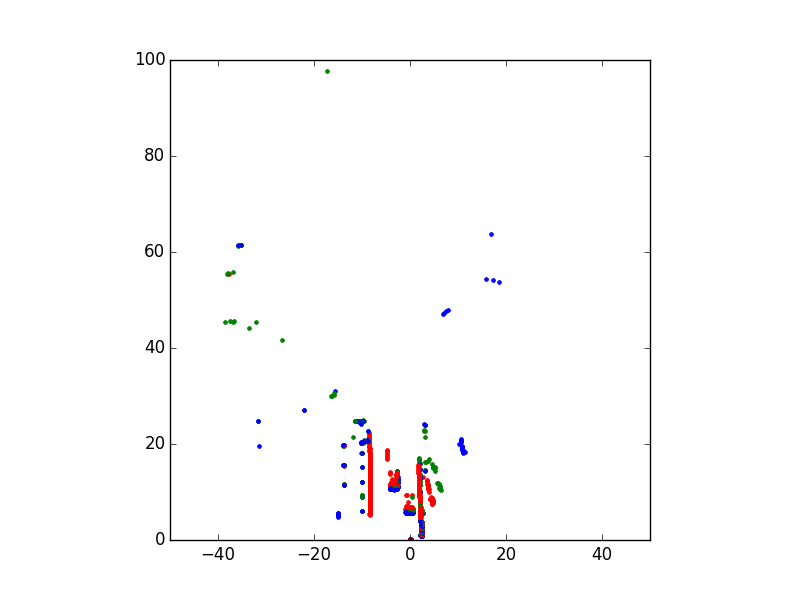
#> input picture scan_sample_0.png, 800 x 600 px, found by its file name
$ python contours.py   (Python 2 division)   (older library calls are emulated)
#> lines starting #> are read from the running program, lines starting #| are printed output that depends on the picture; after the words box and inside, x2 and y2 are one past the last pixel; in counts of white or black regions, pixels touching at a corner belong together
'''
Created on Jan 17, 2017

@author: aelsalla
'''

import cv2
import numpy as np

def show_img(name, img):
    cv2.imshow(name, img)
    cv2.waitKey(0)

#im = cv2.imread('..\\messi5.jpg')
im = cv2.imread('..\\scan_sample_0.png')
#> im is the input picture: shape (600, 800, 3); mean B, G, R 252, 251.8, 252.2
#show_img('orig', im)
imgray = cv2.cvtColor(im,cv2.COLOR_BGR2GRAY)
#show_img('gray', imgray)
ret,thresh = cv2.threshold(imgray,127,255,0)
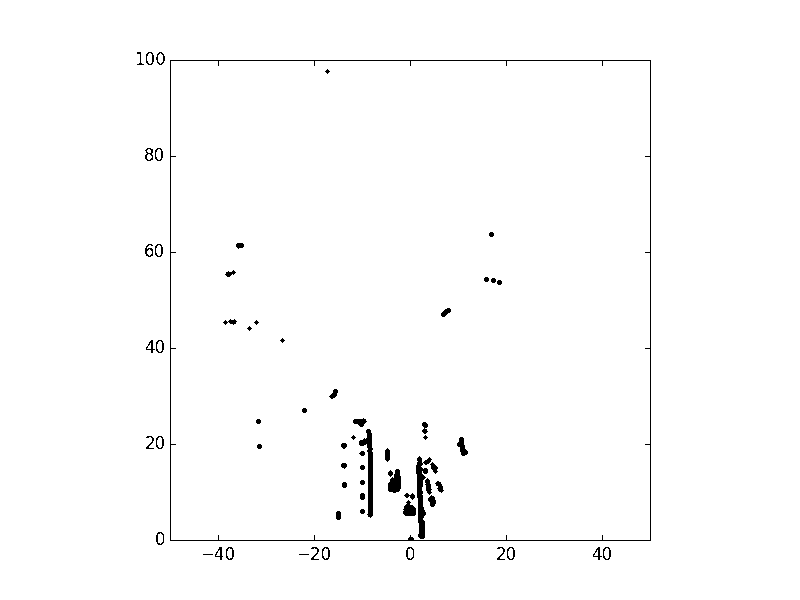
#> thresh: shape (600, 800); 98.8% white; 65 black regions (8 under 20 px)
#show_img('thresh', thresh)

image, contours, hierarchy = cv2.findContours(thresh,cv2.RETR_TREE,cv2.CHAIN_APPROX_SIMPLE)
#> contours = 84 contours, 10 with area under 20; largest, box (x1, y1, x2, y2) and area: (0, 0, 800, 600) 478601, (169, 59, 652, 542) 232322, (171, 61, 650, 540) 228311, (415, 455, 429, 540) 608, (358, 428, 374, 519) 584
img = cv2.drawContours(im, contours, -1, (0,255,0), 3)
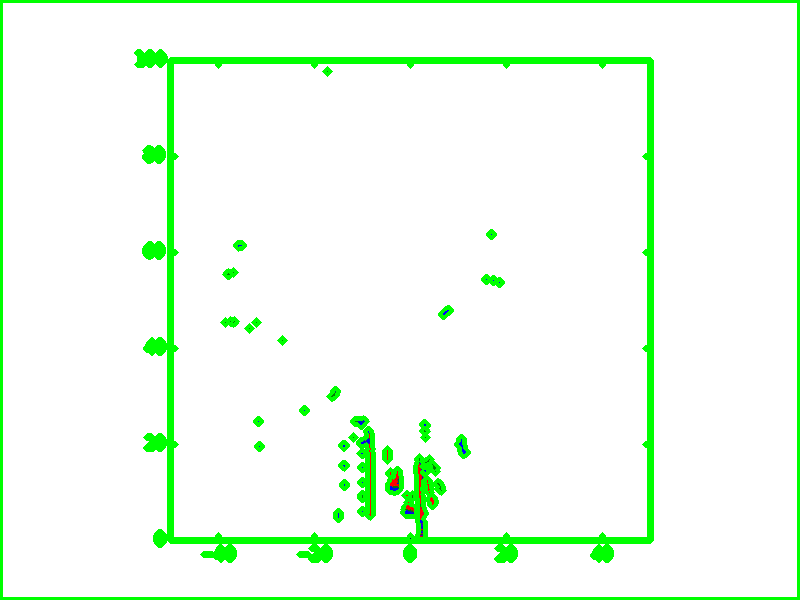
#> img: shape (600, 800, 3); mean B, G, R 237.7, 254.7, 237.8
show_img('contours+image', img)

'''
# Thinning = Dilation
kernel = np.ones((5,5),np.uint8)
dilation = cv2.dilate(img,kernel,iterations = 1)
show_img('dil_1', dilation) # Very thick white areas
'''
'''
# DBSCan clustering
from sklearn.cluster import DBSCAN

from sklearn.datasets.samples_generator import make_blobs
centers = [[1, 1], [-1, -1], [1, -1]]
X, labels_true = make_blobs(n_samples=750, centers=centers, cluster_std=0.4,
                            random_state=0)
from sklearn.preprocessing import StandardScaler
X = StandardScaler().fit_transform(X)


db = DBSCAN(eps=0.3, min_samples=10).fit(contours)
'''

# Moments: Image moments help you to calculate some features like center of mass of the object, area of the object etc. Check out the wikipedia page on Image Moments
'''
im = cv2.imread('..\\scan_sample_0.png')
imgray = cv2.cvtColor(im,cv2.COLOR_BGR2GRAY)
ret,thresh = cv2.threshold(imgray,127,255,0)
image, contours, hierarchy = cv2.findContours(thresh,cv2.RETR_TREE,cv2.CHAIN_APPROX_SIMPLE)
'''
cnt = contours[5]
#> cnt = contour of 28 points, box (x1, y1, x2, y2) (592, 546, 603, 561), area 68
M = cv2.moments(cnt)
#> M = moments, m00 68.5, centre m10/m00, m01/m00 = (597.2, 553.2)
print M
#> (printed output is left out)
area = cv2.contourArea(cnt)
#> area = 68.5
print area
#| 68.5

# Contour approx.: Douglas-Peuker
epsilon = 0.01*cv2.arcLength(cnt,True)
#> epsilon = 0.58
approx = cv2.approxPolyDP(cnt,epsilon,True)
#> approx = contour of 19 points, box (x1, y1, x2, y2) (592, 546, 603, 561), area 64
#pts = approx.reshape((-1,1,2))
pts = approx
#> pts has the same summary as approx
img = cv2.polylines(img,[pts],True,(0,255,255))
#> img: shape (600, 800, 3); 0.01% of pixels changed, all inside (x1, y1, x2, y2) = (592, 546, 603, 561)
show_img('approx_contour', img)

# Convex hull
hull = cv2.convexHull(cnt)
#> hull = contour of 11 points, box (x1, y1, x2, y2) (592, 546, 603, 561), area 91
pts = hull
#> pts has the same summary as hull
img = cv2.polylines(img,[pts],True,(0,255,255))
#> img: shape (600, 800, 3); mean B, G, R 237.7, 254.7, 237.8
show_img('hull', img)

# Bounding rectangle
# Straight:
x,y,w,h = cv2.boundingRect(cnt)
#> x = 592; y = 546; w = 11; h = 15
img = cv2.rectangle(img,(x,y),(x+w,y+h),(0,255,0),2)
#> img: shape (600, 800, 3); mean B, G, R 237.7, 254.7, 237.8
show_img('straight_BB', img)

# Min area
rect = cv2.minAreaRect(cnt)
#> rect = ((598.3, 552.9), (12.52, 9.6), -59.04)
box = cv2.boxPoints(rect)
#> box = [[599.2, 560.7], [590.9, 555.8], [597.4, 545], [605.6, 550]]
box = np.int0(box)
#> box = [[599, 560], [590, 555], [597, 545], [605, 549]]
im = cv2.drawContours(im,[box],0,(0,0,255),2)
#> im: shape (600, 800, 3); 0.04% of pixels changed, all inside (x1, y1, x2, y2) = (589, 544, 607, 563)
show_img('min_Area_BB', im)

# Min enclosing area circle
(x,y),radius = cv2.minEnclosingCircle(cnt)
#> x = 598.4; y = 553; radius = 7.03
center = (int(x),int(y))
#> center = (598, 553)
radius = int(radius)
#> radius = 7
im = cv2.circle(img,center,radius,(0,255,0),2)
#> im: shape (600, 800, 3); mean B, G, R 237.7, 254.7, 237.8
show_img('min_Circle_Area_BB', im)

$ run again, with scan_sample_11.png copied over scan_sample_0.png
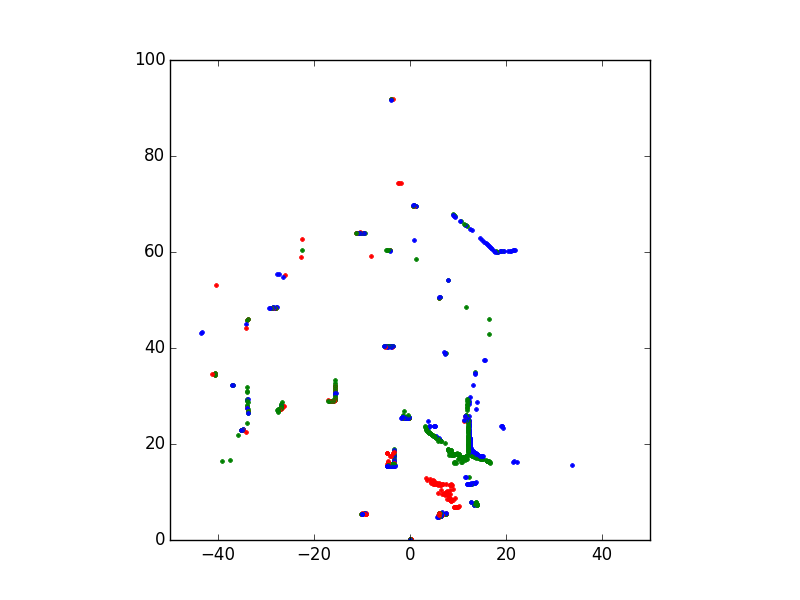
#> input picture scan_sample_11.png, 800 x 600 px, found by its file name
#> im is the input picture: shape (600, 800, 3); mean B, G, R 251.8, 251.4, 251.4
#> `ret,thresh = cv2.threshold(imgray,127,255,0)`:
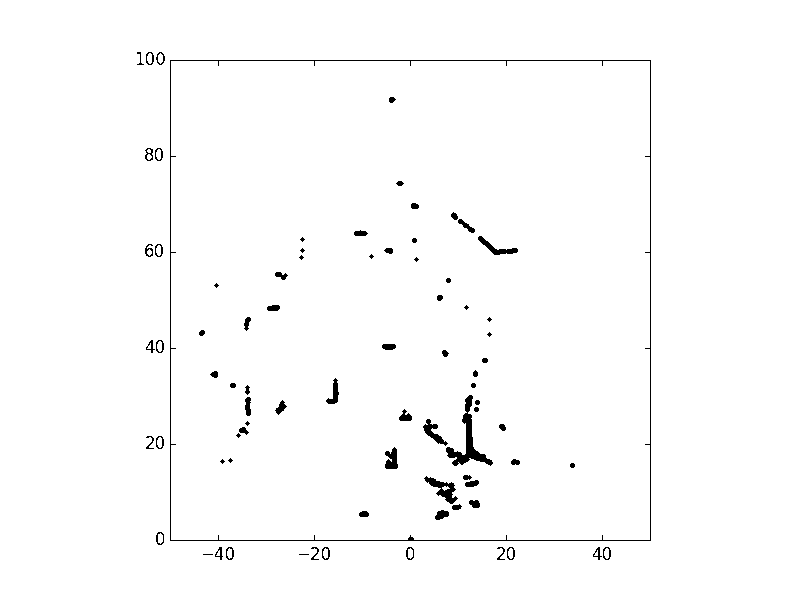
#> thresh: shape (600, 800); 98.6% white; 80 black regions (15 under 20 px)
#> contours = 98 contours, 17 with area under 20; largest, box (x1, y1, x2, y2) and area: (0, 0, 800, 600) 478601, (169, 59, 652, 542) 232322, (171, 61, 650, 540) 228311, (445, 394, 494, 467) 907, (423, 475, 459, 505) 420
#> `img = cv2.drawContours(im, contours, -1, (0,255,0), 3)`:
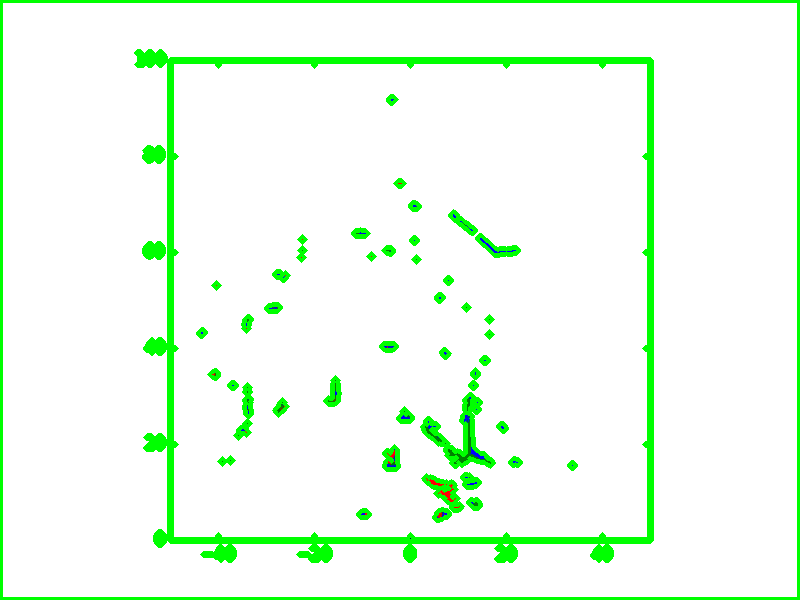
#> img: shape (600, 800, 3); mean B, G, R 236.3, 254.6, 236.2
#> cnt = contour of 28 points, box (x1, y1, x2, y2) (592, 546, 603, 561), area 68
#> M = moments, m00 68.5, centre m10/m00, m01/m00 = (597.2, 553.2)
#> (printed output is left out)
#> area = 68.5
#| 68.5
#> epsilon = 0.58
#> approx = contour of 19 points, box (x1, y1, x2, y2) (592, 546, 603, 561), area 64
#> `pts = approx`: pts has the same summary as approx
#> hull = contour of 11 points, box (x1, y1, x2, y2) (592, 546, 603, 561), area 91
#> `pts = hull`: pts has the same summary as hull
#> `x,y,w,h = cv2.boundingRect(cnt)`: x = 592; y = 546; w = 11; h = 15
#> rect = ((598.3, 552.9), (12.52, 9.6), -59.04)
#> `box = cv2.boxPoints(rect)`: box = [[599.2, 560.7], [590.9, 555.8], [597.4, 545], [605.6, 550]]
#> `box = np.int0(box)`: box = [[599, 560], [590, 555], [597, 545], [605, 549]]
#> `(x,y),radius = cv2.minEnclosingCircle(cnt)`: x = 598.4; y = 553; radius = 7.03
#> center = (598, 553)
#> `radius = int(radius)`: radius = 7
